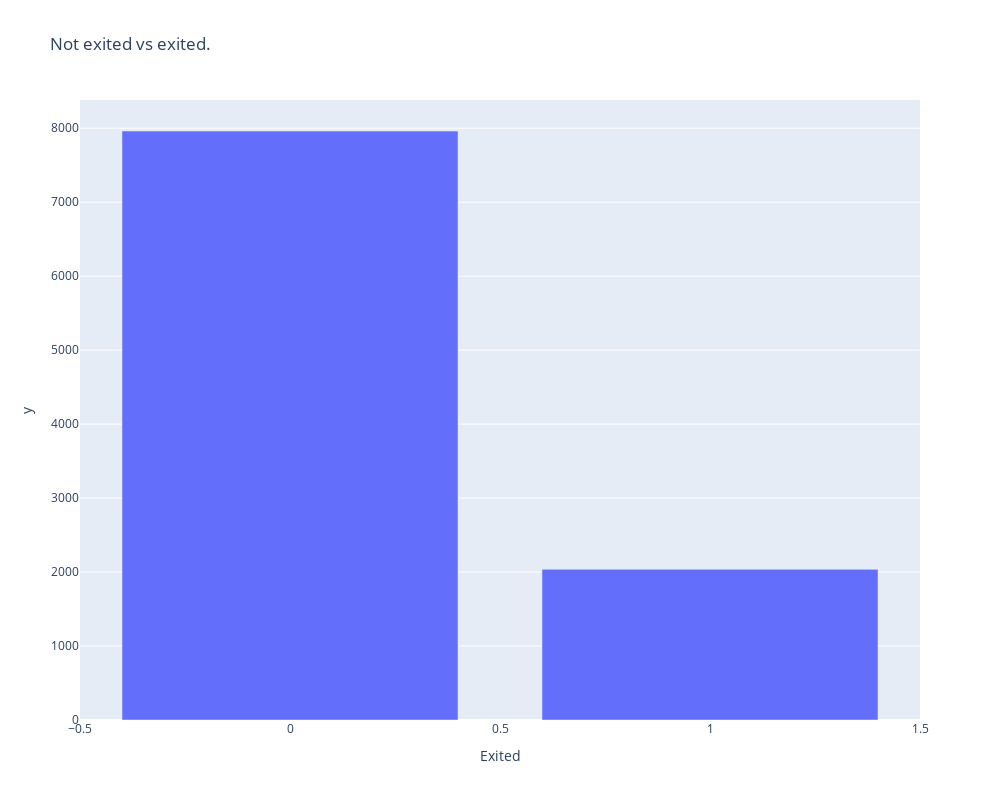

The notebook cell saved with this chart:
### Code cell
fig=px.bar(exit,x=exit.index,y=exit.values,title="Not exited vs exited.")
fig.update_layout(width=1000,height=800)

fig.write_html("Retained vs churned.html")
fig.show()

### Figure 1 — Plotly figure (JSON) as saved in the notebook; plotly's stock layout.template omitted (floating-point values rounded to 4 significant figures)
{"data": [{"alignmentgroup": "True", "hovertemplate": "Exited=%{x}<br>y=%{y}<extra></extra>", "legendgroup": "", "marker": {"color": "#636efa", "pattern": {"shape": ""}}, "name": "", "offsetgroup": "", "orientation": "v", "showlegend": false, "textposition": "auto", "type": "bar", "x": [0, 1], "xaxis": "x", "y": [7963, 2037], "yaxis": "y"}], "layout": {"barmode": "relative", "height": 800, "legend": {"tracegroupgap": 0}, "title": {"text": "Not exited vs exited."}, "width": 1000, "xaxis": {"anchor": "y", "domain": [0, 1], "title": {"text": "Exited"}}, "yaxis": {"anchor": "x", "domain": [0, 1], "title": {"text": "y"}}}}
